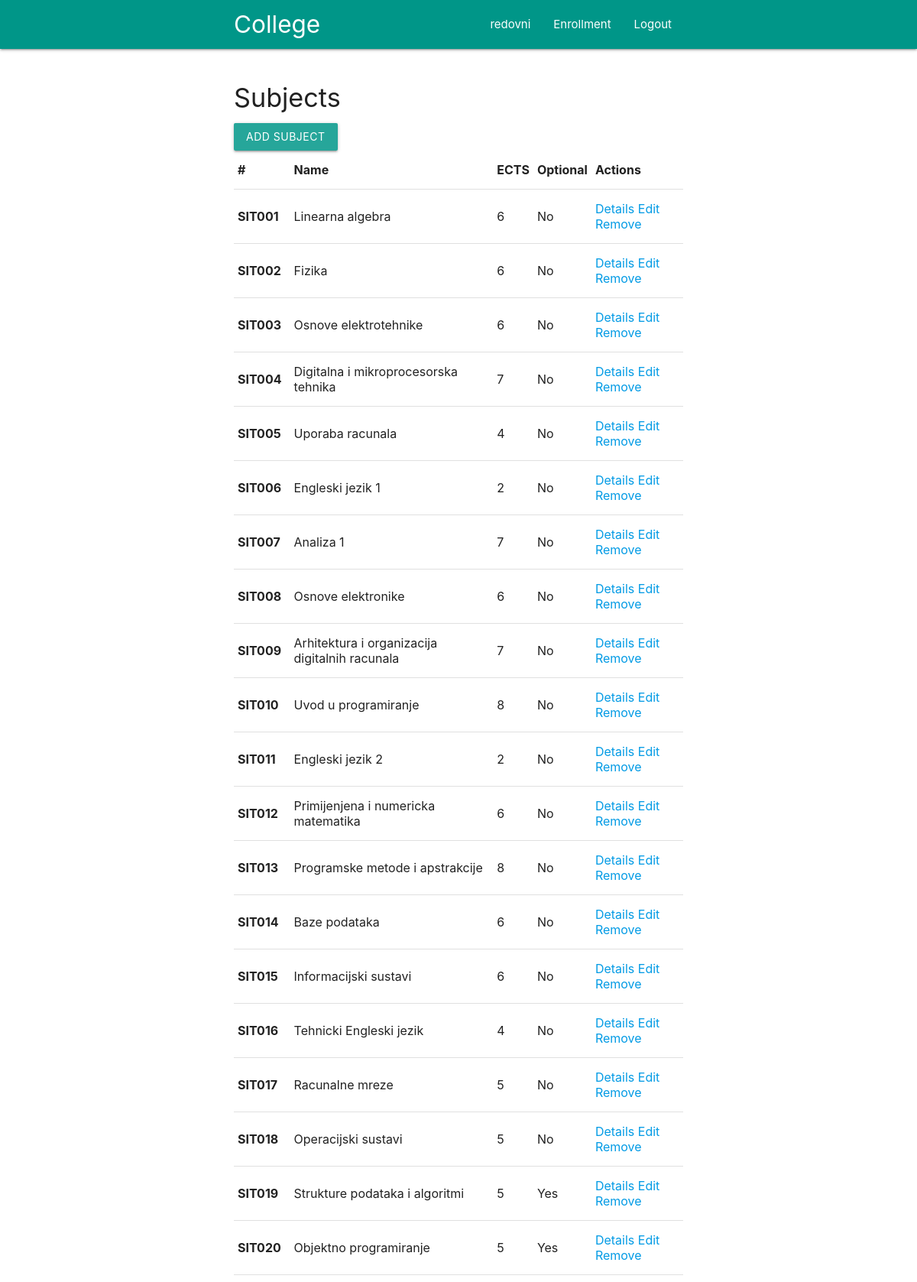
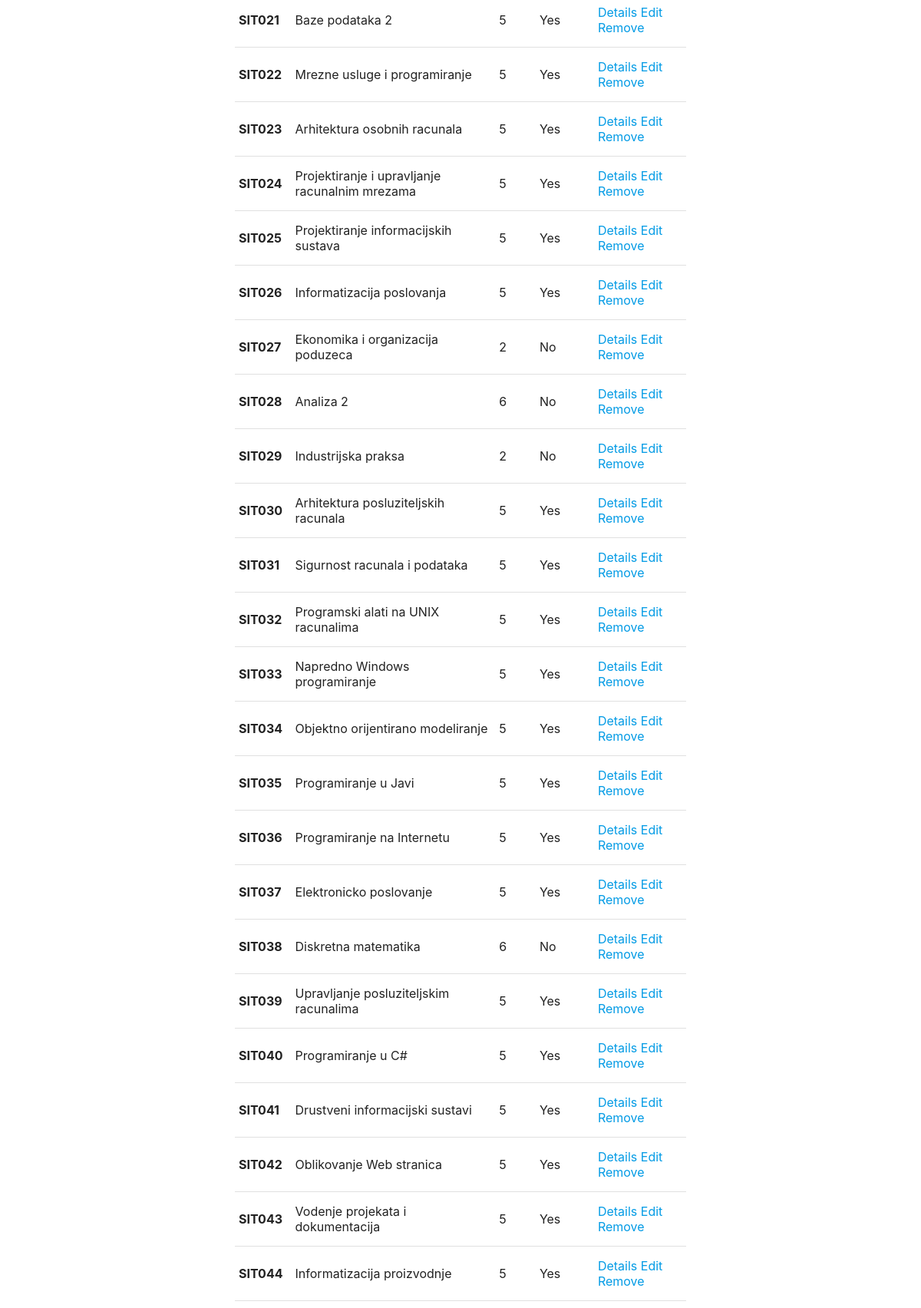
The page /subjects/ (signed in, upper part) on the database its author committed (2 pictures, top to bottom).
### main/models.py (models this page shows, shortened)
class MyUser(AbstractUser):
  ROLES = (
    ('MENTOR', 'Mentor'),
    ('STUDENT', 'Student'),
  )
  STATUS = (
    ('NONE', 'None'),
    ('FULL_TIME', 'Full-time'),
    ('PART_TIME', 'Part-time'),
  )
  role = models.CharField(max_length=20, choices=ROLES, default='STUDENT', null=False)
  status = models.CharField(max_length=20, choices=STATUS, default='NONE', null=False)

class Subject(models.Model):
  OPTIONAL = (
    ('YES', 'Yes'),
    ('NO', 'No'),
  )
  name = models.CharField(max_length=64, null=False)
  code = models.CharField(max_length=16, null=False)
  program = models.TextField(null=False)
  ects = models.IntegerField(null=False)
  semester_full_time = models.IntegerField(null=False)
  semester_part_time = models.IntegerField(null=False)
  optional = models.CharField(max_length=3, choices=OPTIONAL, null=False)

### main/views.py (the view)
# urls.py: path('subjects/', views.subject_list, name='subjects'),
@login_required(login_url='main:login')
def subject_list(request):
  return render(request, 'main/subject_list.html', {'subjects': Subject.objects.all()})

### main/templates/main/subject_list.html
{% extends 'main/header.html' %}
{% block content %}
<div class="container">
  <div class="row">
    <h4>Subjects</h4>
    <a href="{% url 'main:add_subject' %}" class="btn">Add Subject</a>
    <table>
      <thead>
        <tr>
          <th scope="col">#</th>
          <th scope="col">Name</th>
          <th scope="col">ECTS</th>
          <th scope="col">Optional</th>
          <th scope="col">Actions</th>
        </tr>
      </thead>
      <tbody>
        {% for subject in subjects %}
        <tr>
          <th scope="row">{{subject.code}}</th>
          <td>{{subject.name}}</td>
          <td>{{subject.ects}}</td>
          <td>{{subject.optional}}</td>
          <td>
            <a href="{% url 'main:subject_details' subject.id %}">Details</a>
            <a href="{% url 'main:edit_subject' subject.id %}">Edit</a>
            <a href="{% url 'main:remove_subject' subject.id %}">Remove</a>
          </td>
        </tr>
        {% endfor %}
      </tbody>
    </table>
  </div>
</div>
{% endblock %}

### main/templates/main/header.html (shortened to what this page needs)
<head>
  {% load static %}
  <link rel="stylesheet" href="https://cdnjs.cloudflare.com/ajax/libs/materialize/1.0.0/css/materialize.min.css">
</head>
<body>
  {% include 'main/includes/navbar.html' %}
  <div class="container">
    <br>
    {% block content %}
    {% endblock %}
  </div>
</body>

### main/templates/main/includes/navbar.html
<nav class="teal">
  <div class="container">
    <div class="nav-wrapper container">
      <a href="#" class="brand-logo">College</a>
      <ul id="nav-mobile" class="right hide-on-med-and-down">
        <li><a href="/">{{user.username}}</a></li>
        {% if user.is_authenticated %}
          {% if user.role == 'MENTOR' %}
            <li><a href="/subjects">Subjects</a></li>
            <li><a href="/students">Students</a></li>
          {% else %}
            <li><a href="{% url 'main:enrollment' user.id %}">Enrollment</a></li>
          {% endif %}
          <li><a href="/logout">Logout</a></li>
        {% else %}
          <li><a href="/register">Register</a></li>
          <li><a href="/login">Login</a></li>
        {% endif %}
      </ul>
    </div>
  </div>
</nav>

### main/templates/main/header.html (style rules this page uses)
ul, .helptext { display: none; }
#nav-mobile { display: block; }

### rows shown on the page
MyUser: username "redovni"
Subject: code "SIT001", name "Linearna algebra", ects "6", optional "No"
Subject: code "SIT002", name "Fizika", ects "6", optional "No"
Subject: code "SIT003", name "Osnove elektrotehnike", ects "6", optional "No"
Subject: code "SIT004", name "Digitalna i mikroprocesorska tehnika", ects "7", optional "No"
Subject: code "SIT005", name "Uporaba racunala", ects "4", optional "No"
Subject: code "SIT006", name "Engleski jezik 1", ects "2", optional "No"
Subject: code "SIT007", name "Analiza 1", ects "7", optional "No"
Subject: code "SIT008", name "Osnove elektronike", ects "6", optional "No"
Subject: code "SIT009", name "Arhitektura i organizacija digitalnih racunala", ects "7", optional "No"
Subject: code "SIT010", name "Uvod u programiranje", ects "8", optional "No"
Subject: code "SIT011", name "Engleski jezik 2", ects "2", optional "No"
Subject: code "SIT012", name "Primijenjena i numericka matematika", ects "6", optional "No"
Subject: code "SIT013", name "Programske metode i apstrakcije", ects "8", optional "No"
Subject: code "SIT014", name "Baze podataka", ects "6", optional "No"
Subject: code "SIT015", name "Informacijski sustavi", ects "6", optional "No"
Subject: code "SIT016", name "Tehnicki Engleski jezik", ects "4", optional "No"
Subject: code "SIT017", name "Racunalne mreze", ects "5", optional "No"
Subject: code "SIT018", name "Operacijski sustavi", ects "5", optional "No"
Subject: code "SIT019", name "Strukture podataka i algoritmi", ects "5", optional "Yes"
Subject: code "SIT020", name "Objektno programiranje", ects "5", optional "Yes"
Subject: code "SIT021", name "Baze podataka 2", ects "5", optional "Yes"
Subject: code "SIT022", name "Mrezne usluge i programiranje", ects "5", optional "Yes"
Subject: code "SIT023", name "Arhitektura osobnih racunala", ects "5", optional "Yes"
Subject: code "SIT024", name "Projektiranje i upravljanje racunalnim mrezama", ects "5", optional "Yes"
Subject: code "SIT025", name "Projektiranje informacijskih sustava", ects "5", optional "Yes"
Subject: code "SIT026", name "Informatizacija poslovanja", ects "5", optional "Yes"
Subject: code "SIT027", name "Ekonomika i organizacija poduzeca", ects "2", optional "No"
Subject: code "SIT028", name "Analiza 2", ects "6", optional "No"
Subject: code "SIT029", name "Industrijska praksa", ects "2", optional "No"
Subject: code "SIT030", name "Arhitektura posluziteljskih racunala", ects "5", optional "Yes"
Subject: code "SIT031", name "Sigurnost racunala i podataka", ects "5", optional "Yes"
Subject: code "SIT032", name "Programski alati na UNIX racunalima", ects "5", optional "Yes"
Subject: code "SIT033", name "Napredno Windows programiranje", ects "5", optional "Yes"
Subject: code "SIT034", name "Objektno orijentirano modeliranje", ects "5", optional "Yes"
Subject: code "SIT035", name "Programiranje u Javi", ects "5", optional "Yes"
Subject: code "SIT036", name "Programiranje na Internetu", ects "5", optional "Yes"
Subject: code "SIT037", name "Elektronicko poslovanje", ects "5", optional "Yes"
Subject: code "SIT038", name "Diskretna matematika", ects "6", optional "No"
Subject: code "SIT039", name "Upravljanje posluziteljskim racunalima", ects "5", optional "Yes"
Subject: code "SIT040", name "Programiranje u C#", ects "5", optional "Yes"
Subject: code "SIT041", name "Drustveni informacijski sustavi", ects "5", optional "Yes"
Subject: code "SIT042", name "Oblikovanje Web stranica", ects "5", optional "Yes"
Subject: code "SIT043", name "Vodenje projekata i dokumentacija", ects "5", optional "Yes"
Subject: code "SIT044", name "Informatizacija proizvodnje", ects "5", optional "Yes"
